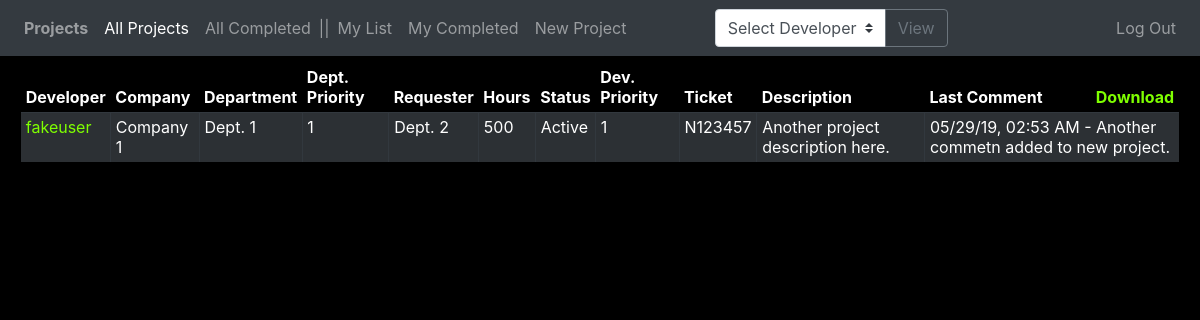
Page /allprojects (signed in) on the committed database.
### app/models.py (models this page shows, shortened)
class User(UserMixin, db.Model):
    id = db.Column(db.Integer, primary_key=True)
    username = db.Column(db.String(64), index=True, unique=True)
    email = db.Column(db.String(120), index=True, unique=True)
    password_hash = db.Column(db.String(128))
    role = db.Column(db.String(128))
    projects = db.relationship('Projects', backref='author', lazy='dynamic')

class Projects(db.Model):
    id = db.Column(db.Integer, primary_key=True)
    description = db.Column(db.String(140))
    company = db.Column(db.String(140))
    priority = db.Column(db.String(140))
    priority_dept = db.Column(db.String(140))
    requester = db.Column(db.String(140))
    timestamp = db.Column(db.DateTime, index=True, default=datetime.utcnow)
    user_id = db.Column(db.Integer, db.ForeignKey('user.id'))
    status = db.Column(db.String(140))
    department = db.Column(db.String(140))
    hours = db.Column(db.String(140))
    ticket = db.Column(db.String(140))
    Comments = db.relationship('Comments', backref='authcomment', lazy='dynamic')

class Comments(db.Model):
    id = db.Column(db.Integer, primary_key=True)
    comment = db.Column(db.String(1024))
    timestamp = db.Column(db.DateTime, index=True, default=datetime.utcnow)
    comment_id = db.Column(db.Integer, db.ForeignKey('projects.id'))

### app/routes.py (the view)
@app.route('/allprojects')
@login_required
def allprojects():
    dev = "Projects"
    allUsers = User.query.filter(User.username != "admin").all()
    currentRole = User.query.filter_by(
        username=current_user.username).first_or_404()
    projects = []
    p2 = db.session.query(User, Projects).join(Projects).order_by(
        cast(Projects.priority, Integer).asc(), Projects.user_id.asc())
    for project in p2:
        commentMaxQ = db.session.query(func.max(Comments.id)).filter(
            Comments.comment_id == project[1].id).first()
        commentMaxInt = commentMaxQ[0]
        commentMaxCom = Comments.query.filter(
            Comments.comment_id == project[1].id, Comments.id == commentMaxInt).first()
        project[1].comment = commentMaxCom
        projects.append(project)
    return render_template('allprojects.html', title='Home', projects=projects, allUsers=allUsers, currentRole=currentRole, jfilesize=jfilesize, cfilesize=cfilesize, dev=dev)

### app/models.py (called while the page is built)
@login.user_loader
def load_user(id):
	return User.query.get(int(id))

### app/templates/allprojects.html
{% extends "base.html" %}
{% block content %}
<div class="container-fluid">
	<table class="table table-fixed table-striped table-hover table-sm table-dark table-bordered">
	  <thead>
	    <tr>
	      <th scope="col">Developer</th>
	      <th scope="col">Company</th>
				<th scope="col">Department</th>
				<th scope="col">Dept. Priority</th>
				<th scope="col">Requester</th>
				<th scope="col">Hours</th>
	      <th scope="col">Status</th>
				<th scope="col">Dev. Priority</th>
				<th scope="col">Ticket</th>
				<th scope="col">Description</th>
				<th scope="col">Last Comment <a id="csvDownload" onclick="downloadCSV()" href="#">Download</a></th>
	    </tr>
	  </thead>
	  <tbody>
	  	{% if current_user.is_authenticated %}
	  	{% for project in projects %}
	    <tr>
	      <td><a href="/projects/{{ project[0].username }}/{{ project[1].id }}">{{ project[0].username }}</a></td>
	      <td>{{ project[1].company }}</td>
				<td>{{ project[1].department }}</td>
				{% if project[1].priority_dept == "9999" %}
					<td></td>
				{% else %}
					<td>{{ project[1].priority_dept }}</td>
				{% endif %}
				<td>{{ project[1].requester }}</td>
				<td>{{ project[1].hours }}</td>
	      <td>{{ project[1].status }}</td>
				{% if project[1].priority == "9999" %}
					<td></td>
				{% else %}
					<td>{{ project[1].priority }}</td>
				{% endif %}
				<td>{{ project[1].ticket }}</td>
				<td>{{ project[1].description }}</td>
				<td>
				{% if project[1].comment.comment %}
					<span class="utctime">{{ project[1].comment.timestamp.strftime('%m/%d/%Y %I:%M:%S %p') }} UTC</span> - {{ project[1].comment.comment }}
				{% endif %}
				</td>
	    </tr>
	    {% endfor %}
	    {% endif %}
	  </tbody>
	</table>
</div>
{% endblock %}

### app/templates/base.html (shortened to what this page needs)
<html>
    <head>
        <link rel="stylesheet" type="text/css" href="{{ url_for('static', filename='bootstrap.min.css') }}">
        <link rel="stylesheet" type="text/css" href="{{ url_for('static', filename='styles.css') }}?v={{ cfilesize }}">
    </head>
    <body>
        <nav class="navbar sticky-top navbar-expand-lg navbar-dark bg-dark">
          <div class="collapse navbar-collapse" id="navbarSupportedContent">
            <ul class="navbar-nav mr-auto">
            <li class="nav-item">
              <a class="nav-link" href="{{ url_for('allprojects') }}"><b>{{ dev }}</b> <span class="sr-only">(current)</span></a>
            </li>
            {% if current_user.is_authenticated %}
              <li id="home" class="nav-item">
                <a class="nav-link" href="{{ url_for('allprojects') }}">All Projects <span class="sr-only">(current)</span></a>
              </li>
              <li id="completed" class="nav-item">
                <a class="nav-link" href="{{ url_for('completed') }}">All Completed <span class="sr-only">(current)</span></a>
              </li>
              <li class="nav-item">
                <span class="navbar-text">  ||  </span>
              </li>
              <li id="myList" class="nav-item">
                <a class="nav-link" href="/projects/{{ current_user.username }}">My List <span class="sr-only">(current)</span></a>
              </li>
              <li id="devcompleted" class="nav-item">
                <a class="nav-link" href="/projects/{{ current_user.username }}/devcompleted">My Completed <span class="sr-only">(current)</span></a>
              </li>
              <li id="newProject" class="nav-item">
                <a class="nav-link" href="/projects/{{ current_user.username }}/new">New Project <span class="sr-only">(current)</span></a>
              </li>
            </ul>
            <ul class="navbar-nav mr-auto">
              <li id="newProject" class="nav-item">
                <form id="navSelectForm" action="/projects/{{ current_user.username }}">
                  <div class="input-group">
                    <select class="custom-select" onchange="selectChanged(this)" id="navSelect">
                      <option value="select">Select Developer</option>
                    </select>
                    <div class="input-group-append">
                      <input class="btn btn-outline-secondary" type="submit" value="View"></input>
                    </div>
                  </div>
                </form>
              </li>
            </ul>
            {% endif %}
            <ul class="navbar-nav ml-auto">
              <li class="nav-item">
                {% if current_user.is_anonymous %}
                <a id="login" class="nav-link" href="{{ url_for('login') }}">Login <span class="sr-only">(current)</span></a>
                {% else %}
                <a id="logout" class="nav-link" href="{{ url_for('logout') }}">Log Out <span class="sr-only">(current)</span></a>
                {% endif %}
              </li>
            </ul>
          </div>
        </nav>
        {% block content %}{% endblock %}
    </body>
</html>

### app/static/styles.css (style rules this page uses)
body { background: black; color: white; }
#navSelectForm { margin: 0; }
th { position: sticky; top: 52px; background: black; }
.table.table-dark.table-bordered { border-style: solid; border-color: black; border-width: 3px; }
.container-fluid { border-style: solid; border-color: black; border-width: 3px; }
.table>tbody>tr>th, .table>tfoot>tr>td, .table>tfoot>tr>th, .table>thead>tr>td, .table>thead>tr>th { border:0; }
a { color: chartreuse; }
#csvDownload { float: right; }

### rows in the picture
User: username "fakeuser", company "Company 1", department "Dept. 1", priority_dept "1", requester "Dept. 2", hours "500", status "Active", priority "1", ticket "N123457", description "Another project description here.", comment "Another commetn added to new project."

### other values in the picture
{{ dev }} "Projects"
